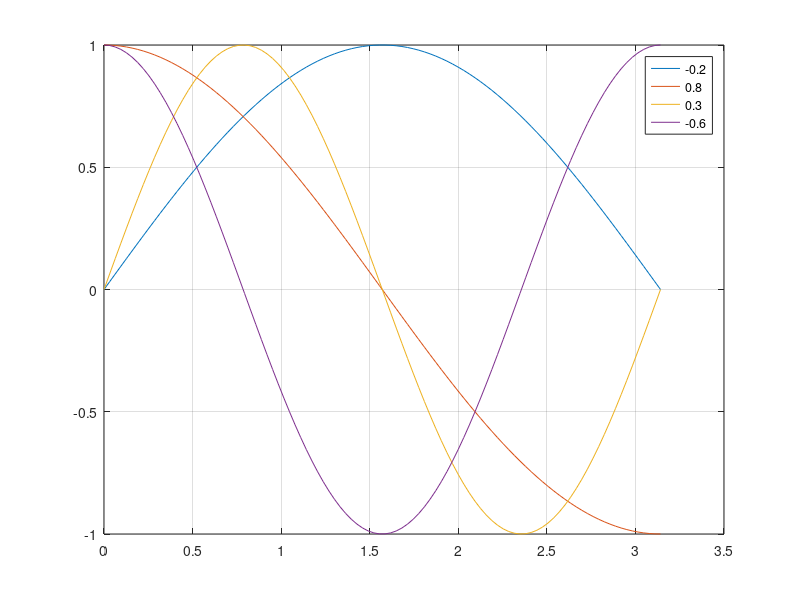
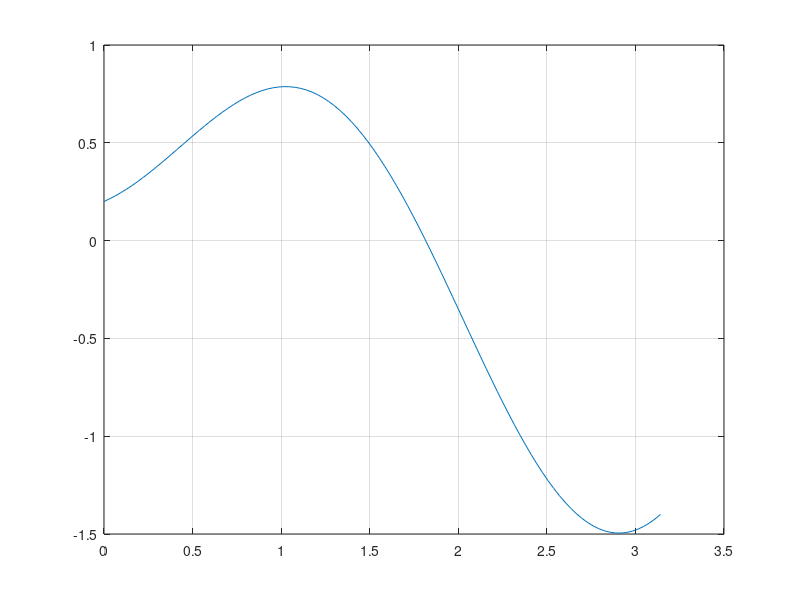
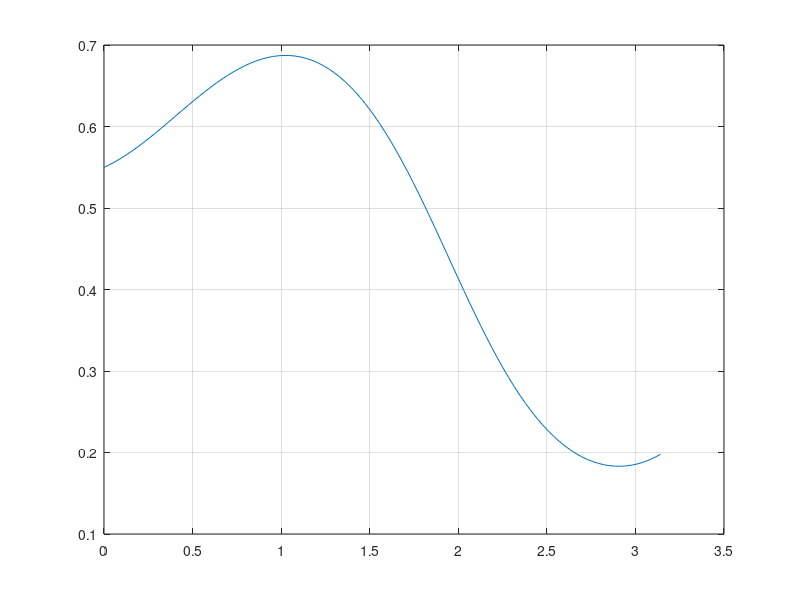

Write MATLAB code to recreate these figures, in order.
N = 100;
t = linspace(0, pi, N);

a = [-0.2; 0.8; 0.3; -0.6];
x = [sin(t); cos(t); sin(2*t); cos(2*t)];

S = a(1)*x(1,:) + a(2)*x(2,:) + a(3)*x(3,:) + a(4)*x(4,:);

V = 1 ./ (1 + exp(-S));

plot(t,x), grid, legend('-0.2', '0.8', '0.3', '-0.6')
figure
plot(t,S), grid
figure
plot(t,V), grid
